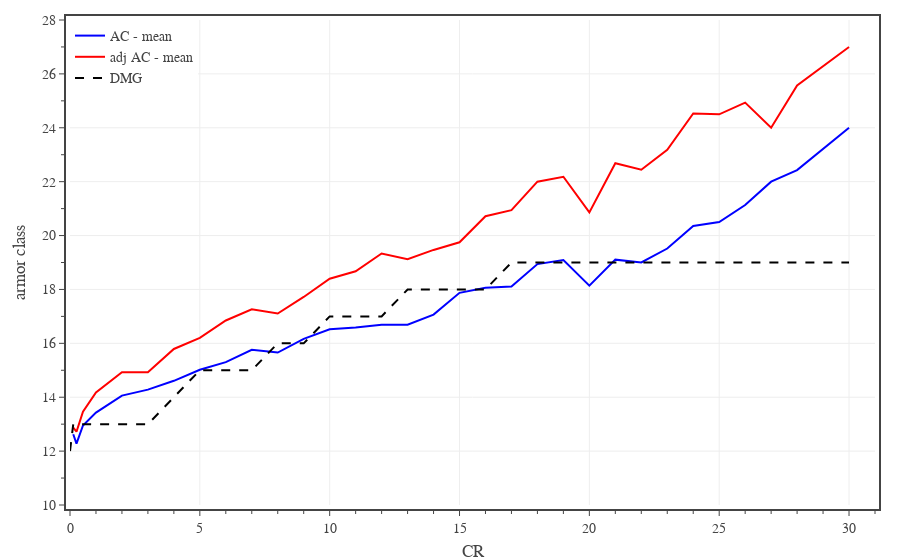

The cell this chart's notebook holds for it:
### Code cell
# plots monster AC vs CR

# create figure
fig = go.Figure(
    layout=go.Layout(
        template=TFB_TEMPLATE,
        margin=dict(l=70, r=25, b=55, t=20, pad=4),
        xaxis=dict(
            title_text='CR',
            range=[0,31],
            tick0=0, dtick=5,
            minor=dict(tick0=0, dtick=1),
        ),
        yaxis=dict(
            title_text='armor class',
            range=[10,28],
            tick0=0, dtick=2,
            minor=dict(tick0=0, dtick=1),
        ),
        legend=dict(
            xanchor='left', yanchor='top',
            x=0.00, y=1.00,
            orientation='v',
            tracegroupgap=0,
        )
    )
)

plot_confidence_interval(fig, df0, 0.0, 'CR', 'AC', 'AC', 'rgba(0, 0, 255, 1.0)', 'rgba(0, 0, 255, 0.3)')

plot_confidence_interval(fig, df0, 0.0, 'CR', 'adj AC', 'adj AC', 'rgba(255, 0, 0, 1.0)', 'rgba(255, 0, 0, 0.3)')

# plot reference line
fig.add_trace(go.Scatter(
    x=dfD.index, y=dfD['AC'],
    mode='lines', 
    name='DMG',
    line=dict(color='black', dash='dash'),
    hoverinfo='skip', 
))

# show figure
fig.show(config=TFB_CONFIG, width=600, height=450)
fig.update_layout(autosize=True)

# save figures
if SAVEFIGS:
    save_fig_html(fig, format='large', name='fig-ac-vs-cr')
    save_fig_html(fig, format='small', name='fig-ac-vs-cr')

### Figure 1 — Plotly figure (JSON) as saved in the notebook; plotly's stock layout.template omitted (floating-point values rounded to 4 significant figures)
{"data": [{"hovertemplate": "<b>AC</b><br>CR %{x:,.0f}<br>Mean %{y:,.1f}<br><extra></extra>", "legendgroup": "AC", "line": {"color": "rgba(0, 0, 255, 1.0)"}, "mode": "lines", "name": "AC - mean", "type": "scatter", "x": [0.125, 0.25, 0.5, 1, 2, 3, 4, 5, 6, 7, 8, 9, 10, 11, 12, 13, 14, 15, 16, 17, 18, 19, 20, 21, 22, 23, 24, 25, 26, 27, 28, 30], "y": [12.62, 12.28, 12.95, 13.43, 14.06, 14.28, 14.61, 15.02, 15.3, 15.76, 15.66, 16.16, 16.52, 16.59, 16.69, 16.69, 17.07, 17.88, 18.06, 18.11, 18.94, 19.09, 18.14, 19.11, 19, 19.52, 20.35, 20.5, 21.13, 22, 22.43, 24]}, {"hovertemplate": "<b>adj AC</b><br>CR %{x:,.0f}<br>Mean %{y:,.1f}<br><extra></extra>", "legendgroup": "adj AC", "line": {"color": "rgba(255, 0, 0, 1.0)"}, "mode": "lines", "name": "adj AC - mean", "type": "scatter", "x": [0.125, 0.25, 0.5, 1, 2, 3, 4, 5, 6, 7, 8, 9, 10, 11, 12, 13, 14, 15, 16, 17, 18, 19, 20, 21, 22, 23, 24, 25, 26, 27, 28, 30], "y": [12.88, 12.72, 13.46, 14.18, 14.93, 14.93, 15.79, 16.2, 16.85, 17.26, 17.11, 17.72, 18.4, 18.67, 19.33, 19.12, 19.47, 19.75, 20.72, 20.94, 22, 22.18, 20.86, 22.68, 22.44, 23.19, 24.53, 24.5, 24.93, 24, 25.57, 27]}, {"hoverinfo": "skip", "line": {"color": "black", "dash": "dash"}, "mode": "lines", "name": "DMG", "type": "scatter", "x": [0, 0.125, 0.25, 0.5, 1, 2, 3, 4, 5, 6, 7, 8, 9, 10, 11, 12, 13, 14, 15, 16, 17, 18, 19, 20, 21, 22, 23, 24, 25, 26, 27, 28, 29, 30], "y": [12, 13, 13, 13, 13, 13, 13, 14, 15, 15, 15, 16, 16, 17, 17, 17, 18, 18, 18, 18, 19, 19, 19, 19, 19, 19, 19, 19, 19, 19, 19, 19, 19, 19]}], "layout": {"legend": {"orientation": "v", "tracegroupgap": 0, "x": 0, "xanchor": "left", "y": 1, "yanchor": "top"}, "margin": {"b": 55, "l": 70, "pad": 4, "r": 25, "t": 20}, "xaxis": {"dtick": 5, "minor": {"dtick": 1, "tick0": 0}, "range": [0, 31], "tick0": 0, "title": {"text": "CR"}}, "yaxis": {"dtick": 2, "minor": {"dtick": 1, "tick0": 0}, "range": [10, 28], "tick0": 0, "title": {"text": "armor class"}}}}
